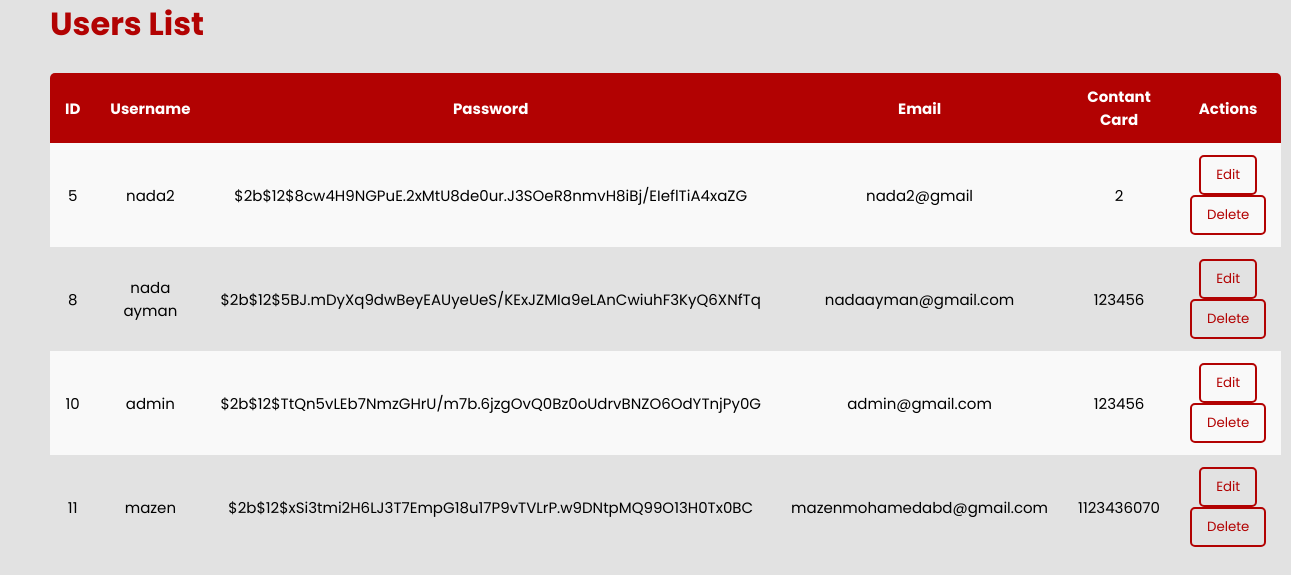
/admin_list, run on an earlier commit of the app's database.
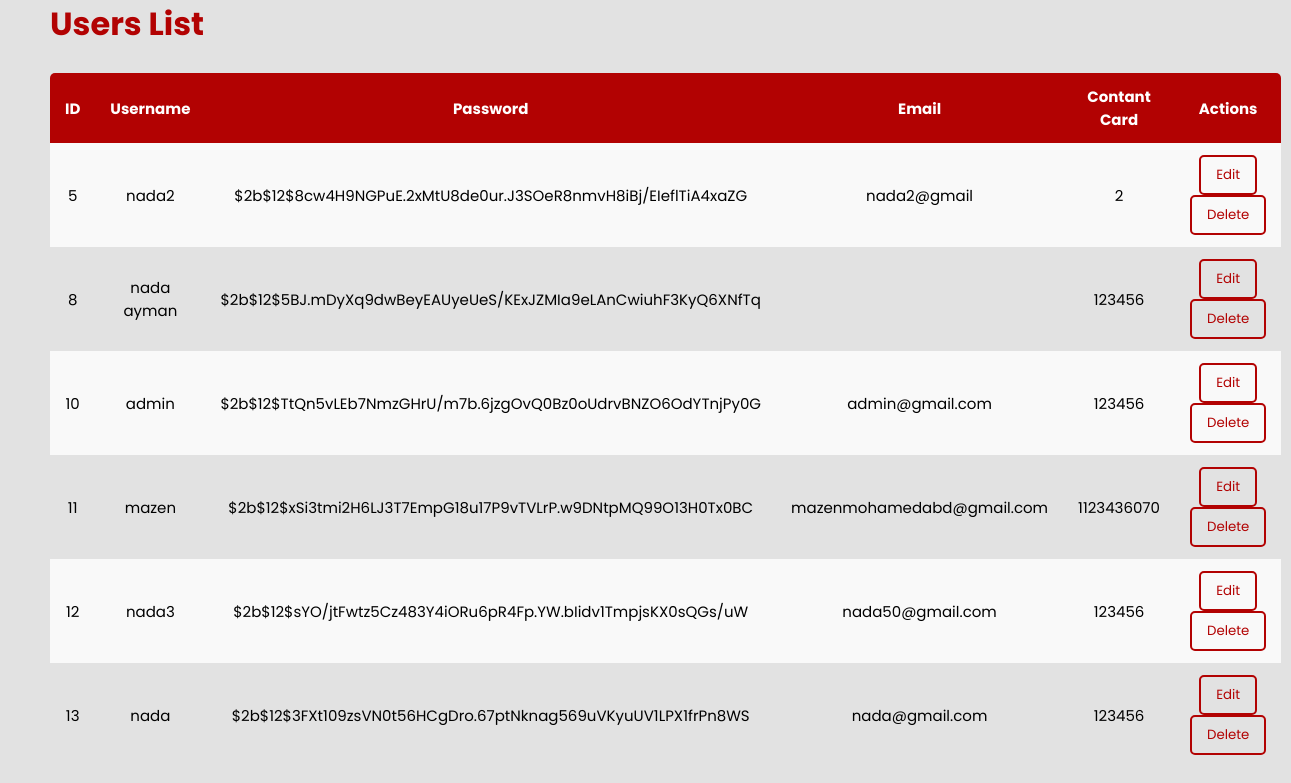
And on a later commit of the database.
### tables this page shows
CREATE TABLE users (
			id INTEGER PRIMARY KEY AUTOINCREMENT,
			username TEXT NOT NULL UNIQUE,
			password TEXT NOT NULL,
            email TEXT NOT NULL UNIQUE, 
            contact INTEGER NOT NULL,
            img TEXT
		);

### app.py (the view, shortened to what this page needs)
@app.route('/admin_list', methods=['GET', 'POST'])
def admin_list():
    if request.method == 'GET':
        users = db.get_all_users(connection)
        return render_template('userList.html', users=users)

### db.py (called while the page is built)
def get_all_users(connection):
    cursor = connection.cursor()
    query = 'SELECT * FROM users'
    cursor.execute(query)
    return cursor.fetchall()

### templates/userList.html (shortened to what this page needs)
<!DOCTYPE html>
<html lang="en">
  <head>
    <link
      rel="stylesheet"
      href="{{ url_for('static', filename='css/userList.css') }}"
    />
  </head>
  <body>
    <div class="container">
      <h1>Users List</h1>
      <table class="table">
        <thead>
          <tr>
            <th>ID</th>
            <th>Username</th>
            <th>Password</th>
            <th>Email</th>
            <th>Contant Card</th>
            <th>Actions</th>
          </tr>
        </thead>
        <tbody>
          {% for user in users %}
          <tr>
            <td>{{ user[0] }}</td>
            <td>{{ user[1] }}</td>
            <td>{{ user[2] }}</td>
            <td>{{ user[3] }}</td>
            <td>{{ user[4] }}</td>
            <td>
              <form method="POST" style="display: inline">
                <button type="submit" name="action" value="edit">Edit</button>
              </form>
              <form method="POST" style="display: inline">
                <button type="submit" name="action" value="delete">
                  Delete
                </button>
              </form>
            </td>
          </tr>
          {% endfor %}
        </tbody>
      </table>
    </div>
  </body>
</html>

### static/css/userList.css (style rules this page uses)
* { margin: 0; padding: 0; outline: none; border: none; text-decoration: none; box-sizing: border-box; font-family: 'Poppins', sans-serif; }
:root { --primary-color: #b20202; --secondary-color: #D10024; --font: #555555; }
body { background: rgb(226, 226, 226); }
h1 { color: var(--primary-color); }
.container { display: block; margin: 0 50px; }
.table { border-collapse: collapse; margin: 25px 0; font-size: 15px; min-width: 100%; overflow: hidden; border-radius: 5px 5px 0 0; text-align: center; }
.table thead { text-align: center; color: #fff; background: var(--primary-color); text-align: left; font-weight: bold; }
.table th, .table td { padding: 12px 15px; text-align: center; }
.table tbody tr:nth-of-type(odd) { background: #f9f9f9; }
.table button { padding: 8px 15px; border-radius: 5px; cursor: pointer; background: transparent; border: 2px solid var(--primary-color); color: var(--primary-color); transition: all 0.3s ease; }

What changed in the data, as far as the page shows it:
changed users "nada ayman": email "nadaayman@gmail.com" → (not shown)
added users: id "12", username "nada3", password "$2b$12$sYO/jtFwtz5Cz483Y4iORu6pR4Fp.YW.bIidv1TmpjsKX0sQGs/uW", email "nada50@gmail.com", contact "123456"
added users: id "13", username "nada", password "$2b$12$3FXt109zsVN0t56HCgDro.67ptNknag569uVKyuUV1LPX1frPn8WS", email "nada@gmail.com", contact "123456"
